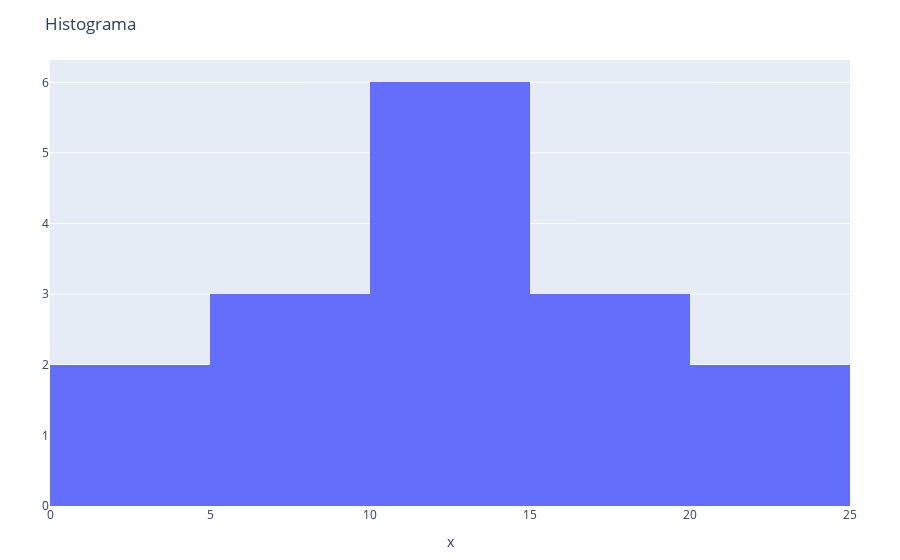

The cell this chart's notebook holds for it:
### Markdown cell above
## Histogramas


A diferencia de los gráficos anteriores,el histograma es un tipo de visualización que nos permite visualizar las frecuencias acumuladas en una muestra.Si bien hay algunos conceptos y tópicos de mucho intéres que podemos analizar y verificar en un histograma,por ahora solo nos dedicaremos al desarrollo de este tipo de gráfico.

Asi como usamos anteriormente,en este caso tambien utilizaremos el paquete DataFrames para la generación de los datos.

### Code cell
using PlotlyJS, DataFrames,WebIO, IJulia

datos = DataFrame(
    x=[10, 12,11.5,13,9,8.9,3.5,14.8,14.3,20,1.2,5.6,21.3,17,18,18.9])

plot(datos, kind="histogram", x=:x, Layout(title="Histograma"))

### Figure 1 — Plotly figure (JSON) as saved in the notebook; plotly's stock layout.template omitted (floating-point values rounded to 4 significant figures)
{"data": [{"type": "histogram", "x": [10, 12, 11.5, 13, 9, 8.9, 3.5, 14.8, 14.3, 20, 1.2, 5.6, 21.3, 17, 18, 18.9], "xaxis": "x", "yaxis": "y"}], "layout": {"autosize": true, "legend": {"tracegroupgap": 0}, "margin": {"b": 50, "l": 50, "r": 50, "t": 60}, "title": {"text": "Histograma"}, "xaxis": {"autorange": true, "range": [0, 25], "title": {"text": "x"}, "type": "linear"}, "yaxis": {"autorange": true, "range": [0, 6.316]}}}
